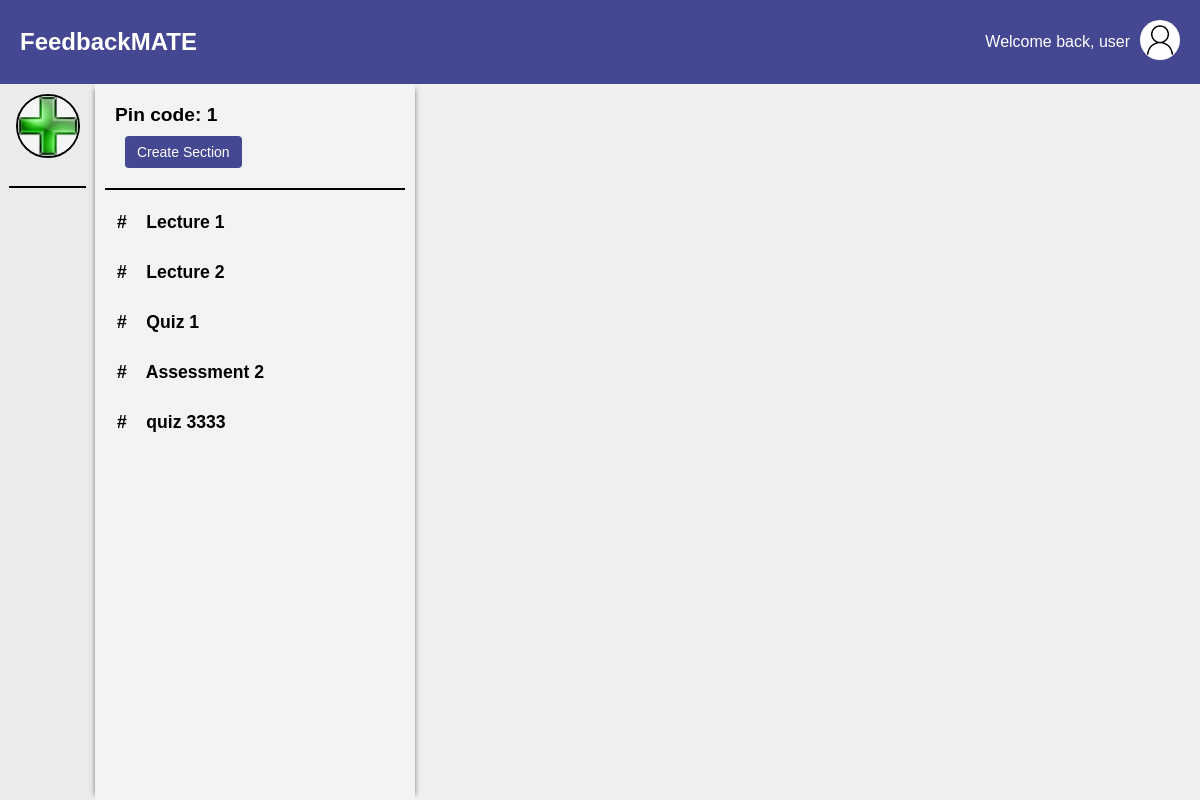
Page /teacher/channel/1/ (signed in) on the committed database.
### main/models.py (models this page shows, shortened)
class UserInfo(models.Model):
    user = models.OneToOneField(User, on_delete=models.CASCADE)
    profile_name = models.CharField(max_length=30)
    user_image = models.ImageField(upload_to=user_image_path, default='img/user.png')

class Channel(models.Model):
    name = models.CharField(max_length=70)
    user = models.ForeignKey(User, on_delete=models.CASCADE)
    description = models.TextField(max_length=500, blank=True)
    image = models.ImageField(upload_to=channel_image_path, default='img/channel_icon.jpg')

class Section(models.Model):
    channel = models.ForeignKey(Channel, on_delete=models.CASCADE)
    title = models.CharField(max_length=50)
    description = models.TextField(max_length=500, blank=True)

### main/views.py (the view)
# urls.py: path('teacher/channel/<int:channel_id>/', views.channel, name='channel-detail'),
def channel(request, channel_id):
    user_channels = Channel.objects.filter(user=request.user)
    current_channel = Channel.objects.get(id=channel_id)
    sections = Section.objects.filter(channel=current_channel)
    user_info = UserInfo.objects.get(user=request.user)
    return render(request, 'channel_detail.html', {
        'username': user_info.profile_name,
        'current_channel': current_channel,
        'sections': sections,
        'channels': user_channels,
        'user_image': user_info.user_image.url,
    })

### main/templates/channel_detail.html (shortened to what this page needs)
{% extends 'teacher.html' %}
{% load static %}
{% block content %}
<div class="section-nav">
    <div class="pin-code-display">
        Pin code: {{ current_channel.id }}
        <button onclick="location.href='{% url 'create-section' current_channel.id %}'" class="create-section-btn">Create Section</button>
    </div>
    {% block section %}
    {% for section in sections %}
      <div class="section-tooltip">
        <a href="{% url 'section' channel_id=section.channel.id section_id=section.id %}" class="section-item">
          #&nbsp;&nbsp;&nbsp; {{ section.title }}
        </a>
      </div>
    {% endfor %}
    {% endblock%}
</div>
{% endblock %}

### main/templates/teacher.html (shortened to what this page needs)
<!DOCTYPE html>
<html lang="en">
{% load static %}
<head>
    <link rel="stylesheet" href="https://cdnjs.cloudflare.com/ajax/libs/font-awesome/5.15.1/css/all.min.css">
</head>
<body>
    <div class="app-container">
        <div class="header">
            <div class="logo">FeedbackMATE</div>
            <div class="user-info">
                <span class="welcome-text">Welcome back, {{ username }}</span>
                <div class="user-dropdown">
                    <img src="{{ user_image }}" alt="User Image" width="40" height="40" style="border-radius: 50%;">
                </div>
            </div>
        </div>
        <div class="main-container">
            <div class="sidebar">
                <div class="channel-icon-container add-channel create-channel-btn">
                    <img src="{% static 'img/add_channel_icon.jpg' %}" alt="Add Channel" class="channel-icon" onclick="location.href='{% url 'create-channel' %}'">
                </div>
                <div class="channel-divider"></div>
            </div>
            {% block content %}
            {% endblock %}
        </div>
    </div>
</body>
</html>

### main/templates/teacher.html (style rules this page uses)
body { font-family: Arial, sans-serif; margin: 0; padding: 0; background-color: #f0f0f0; }
.app-container { display: flex; flex-direction: column; max-height: 100vh; }
.header { display: flex; justify-content: space-between; align-items: center; padding: 20px; background-color: #444791; color: white; }
.logo { font-size: 24px; font-weight: bold; }
.user-info { display: flex; align-items: center; }
.welcome-text { margin-right: 10px; }
.user-dropdown { position: relative; }
.main-container { display: flex; flex-grow: 1; overflow: hidden; }
.sidebar { width: 75px; background-color: #EBEBEB; min-height: 100vh; max-height: 100vh; padding: 10px; display: flex; flex-direction: column; align-items: center; flex-shrink: 0; -ms-overflow-style: none; scrollbar-width: none; overflow-y: auto; overflow-x: hidden; }
.channel-divider { height: 0; background-color: black; border: 1px solid black; width: 100%; margin-top: 10px; margin-bottom: 10px; top: 0; z-index: 10; }
.add-channel { margin-bottom: 10px; border-bottom: 2px solid black; }
.channel-icon-container { position: relative; margin-bottom: 18px; border: 2px solid black; border-radius: 50%; width: 60px; height: 60px; display: flex; justify-content: center; align-items: center; transition: border-radius 0.1s; }
.channel-icon { max-width: 100%; max-height: 100%; border-radius: 50%; }

### main/templates/channel_detail.html (style rules this page uses)
.section-nav { background-color: #F2F3F5; padding: 10px; box-shadow: 5px 0 5px -5px rgba(0,0,0,0.5), -5px 0 5px -5px rgba(0,0,0,0.5); width: 300px; min-width: 300px; }
.pin-code-display { padding: 10px; margin-bottom: 10px; border-bottom: 2px solid black; background-color: #F2F3F5; text-align: left; font-weight: bold; font-size: 1.2em; }
.section-item { display: block; padding: 10px; margin: 5px 0; text-decoration: none; font-weight: bold; font-size: 1.1em; color: #000000; border-radius: 4px; transition: background-color 0.3s, box-shadow 0.3s; border: 2px solid transparent; width: 300px; min-width: 300px; box-sizing: border-box; overflow: hidden; white-space: nowrap; text-overflow: ellipsis; }
.create-section-btn { padding: 8px 12px; background-color: #444791; color: white; border: none; border-radius: 4px; cursor: pointer; font-size: 14px; display: block; margin: 10px 0 10px 10px; text-align: center; }

### rows in the picture
UserInfo: profile_name "user"
Channel: id "1"
Section: title "Lecture 1"
Section: title "Lecture 2"
Section: title "Quiz 1"
Section: title "Assessment 2"
Section: title "quiz 3333"
